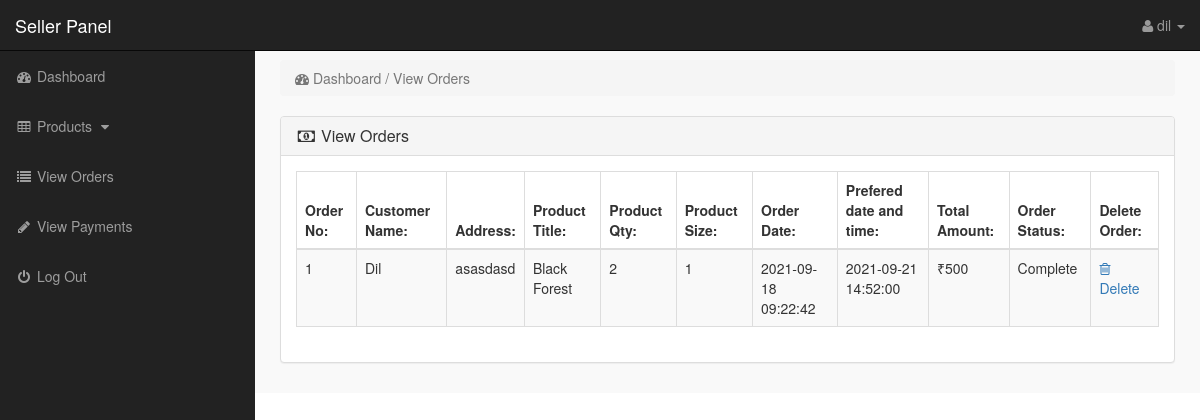
/seller-area/index.php?view_orders (signed in), run on the app's committed database.
### tables this page shows
CREATE TABLE `seller` (
  `Seller_name` varchar(20) NOT NULL,
  `Seller_email` varchar(50) NOT NULL,
  `Seller_pass` varchar(50) NOT NULL,
  `Seller_id` varchar(15) NOT NULL,
  `Seller_city` varchar(15) NOT NULL,
  `Seller_contact` varchar(20) NOT NULL,
  `Seller_address` varchar(100) NOT NULL,
  `confirm` int(11) NOT NULL
);

CREATE TABLE `customer_orders` (
  `order_id` int(10) NOT NULL,
  `customer_id` int(10) NOT NULL,
  `pro_id` int(10) NOT NULL,
  `s_id` varchar(20) NOT NULL,
  `due_amount` int(100) NOT NULL,
  `invoice_no` int(100) NOT NULL,
  `qty` int(10) NOT NULL,
  `size` text NOT NULL,
  `order_date` timestamp NOT NULL DEFAULT current_timestamp() ON UPDATE current_timestamp(),
  `order_status` text NOT NULL,
  `pro_dt` datetime DEFAULT NULL
);

CREATE TABLE `customers` (
  `customer_id` int(10) NOT NULL,
  `customer_name` varchar(255) NOT NULL,
  `customer_email` varchar(255) NOT NULL,
  `customer_pass` varchar(255) NOT NULL,
  `customer_country` text NOT NULL,
  `customer_city` text NOT NULL,
  `customer_contact` varchar(255) NOT NULL,
  `customer_address` text NOT NULL,
  `customer_image` text NOT NULL,
  `customer_ip` varchar(255) NOT NULL,
  `customer_confirm_code` text NOT NULL
);

CREATE TABLE `products` (
  `product_id` int(10) NOT NULL,
  `Seller_id` varchar(20) NOT NULL,
  `cat_id` int(10) NOT NULL,
  `manufacturer_id` int(10) NOT NULL,
  `date` timestamp NOT NULL DEFAULT current_timestamp() ON UPDATE current_timestamp(),
  `product_title` text NOT NULL,
  `product_url` text NOT NULL,
  `product_img1` text NOT NULL,
  `product_img2` text NOT NULL,
  `product_img3` text NOT NULL,
  `product_price` int(10) NOT NULL,
  `product_weight` text NOT NULL,
  `product_psp_price` int(100) DEFAULT NULL,
  `product_desc` text NOT NULL,
  `product_features` text NOT NULL,
  `product_video` text NOT NULL,
  `product_keywords` text NOT NULL,
  `product_label` text NOT NULL,
  `status` varchar(255) NOT NULL
);

### seller-area/view_orders.php (the view)
<?php
if(!isset($_SESSION['seller'])){
echo "<script>window.open('login.php','_self')</script>";
}
else {
?>
<div class="row">
<div class="col-lg-12">
<ol class="breadcrumb">
<li class="active">
<i class="fa fa-dashboard"></i> Dashboard / View Orders
</li>
</ol>
</div>
</div>
<div class="row">
<div class="col-lg-12">
<div class="panel panel-default">
<div class="panel-heading">
<h3 class="panel-title">
<i class="fa fa-money fa-fw"></i> View Orders
</h3>
</div>
<div class="panel-body">
<div class="table-responsive">
<table class="table table-bordered table-hover table-striped">
<thead>
<tr>
<th>Order No:</th>
<th>Customer Name:</th>
<th>Address:</th>
<th>Product Title:</th>
<th>Product Qty:</th>
<th>Product Size:</th>
<th>Order Date:</th>
<th>Prefered date and time:</th>
<th>Total Amount:</th>
<th>Order Status:</th>
<th>Delete Order:</th>
</tr>
</thead>
<tbody>
<?php
$i = 0;
$seller_session = $_SESSION['seller'];
$get_orders = "select * from customer_orders where order_status='Completed' AND s_id='$seller_session'";
$run_orders = mysqli_query($con,$get_orders);
while ($row_orders = mysqli_fetch_array($run_orders)) {
$order_id = $row_orders['order_id'];
$c_id = $row_orders['customer_id'];
$product_id = $row_orders['pro_id'];
$qty = $row_orders['qty'];
$size = $row_orders['size'];
$order_status = $row_orders['order_status'];
$get_products = "select * from products where product_id='$product_id' AND Seller_id='$seller_session'";
$run_products = mysqli_query($con,$get_products);
$row_products = mysqli_fetch_array($run_products);
$product_title = $row_products['product_title'];
$i++;
?>
<tr>
<td><?php echo $i; ?></td>
<td>
<?php
$get_customer = "select * from customers where customer_id='$c_id'";
$run_customer = mysqli_query($con,$get_customer);
$row_customer = mysqli_fetch_array($run_customer);
$customer_email = $row_customer['customer_name'];
$invoice_no = $row_customer['customer_address'];
echo $customer_email;
 ?>
 </td>
<td><?php echo $invoice_no; ?></td>
<td><?php echo $product_title; ?></td>
<td><?php echo $qty; ?></td>
<td><?php echo $size; ?></td>
<td>
<?php
$get_customer_order = "select * from customer_orders where order_id='$order_id' and s_id='$seller_session'";
$run_customer_order = mysqli_query($con,$get_customer_order);
$row_customer_order = mysqli_fetch_array($run_customer_order);
$order_date = $row_customer_order['order_date'];
$order_pdate = $row_customer_order['pro_dt'];
$due_amount = $row_customer_order['due_amount'];
echo $order_date;
?>
</td>
<td><?php echo $order_pdate; ?></td>
<td>₹<?php echo $due_amount; ?></td>
<td>
<?php
if($order_status=='pending'){
echo $order_status='pending';
}
else{
echo $order_status='Complete';
}
?>
</td>
<td>
<a href="index.php?order_delete=<?php echo $order_id; ?>" >
<i class="fa fa-trash-o" ></i> Delete
</a>
</td>
</tr>
<?php } ?>
</tbody>
</table>
</div>
</div>
</div>
</div>
</div>
<?php } ?>

### seller-area/includes/sidebar.php (shortened to what this page needs)
<?php
if(!isset($_SESSION['seller'])){
echo "<script>window.open('login.php','_self')</script>";
}
else {
?>
<nav class="navbar navbar-inverse navbar-fixed-top" >
<div class="navbar-header" >
<a class="navbar-brand" href="index.php?dashboard" >Seller Panel</a>
</div>
<ul class="nav navbar-right top-nav" >
<li class="dropdown" >
<a href="#" class="dropdown-toggle" data-toggle="dropdown" >
<i class="fa fa-user" ></i>
<?php echo $admin_name; ?> <b class="caret" ></b>
</a>
</li>
</ul>
<div class="collapse navbar-collapse navbar-ex1-collapse">
<ul class="nav navbar-nav side-nav">
<li>
<a href="index.php?dashboard">
<i class="fa fa-fw fa-dashboard"></i> Dashboard
</a>
</li>
<li>
<a href="#" data-toggle="collapse" data-target="#products">
<i class="fa fa-fw fa-table"></i> Products
<i class="fa fa-fw fa-caret-down"></i>
</a>
</li>
<li>
<li>
<a href="index.php?view_orders">
<i class="fa fa-fw fa-list"></i> View Orders
</a>
</li>
<li>
<a href="index.php?view_payments">
<i class="fa fa-fw fa-pencil"></i> View Payments
</a>
</li>
<li>
<a href="logout.php">
<i class="fa fa-fw fa-power-off"></i> Log Out
</a>
</li>
</ul>
</div>
</nav>
<?php } ?>

### seller-area/css/style.css (style rules this page uses)
body { margin-top:100px; }
@media (min-width: 768px) { body { margin-top:50px; } }
.top-nav { padding:0 15px; }
.top-nav>li { display:inline-block; float:left; }
.top-nav>li>a { padding-top:15px; padding-bottom:15px; line-height:20px; color:#999; }
@media (min-width: 768px) { .side-nav { position:fixed; top:51px; width:255px; border-radius:0; overflow-y:auto; background-color: #222; bottom:0; overflow-x:hidden; padding-bottom:40px; } }
@media (min-width: 768px) { .side-nav>li>a { width:255px; } }
.panel-body { border-radius:5px; }

### data on the page
seller: Seller_name "dil"
customer_orders: customer.customer_name "Dil", customer.customer_address "asasdasd", products.product_title "Black Forest", qty "2", size "1", order_date "2021-09-18 09:22:42", pro_dt "2021-09-21 14:52:00", due_amount "500"
